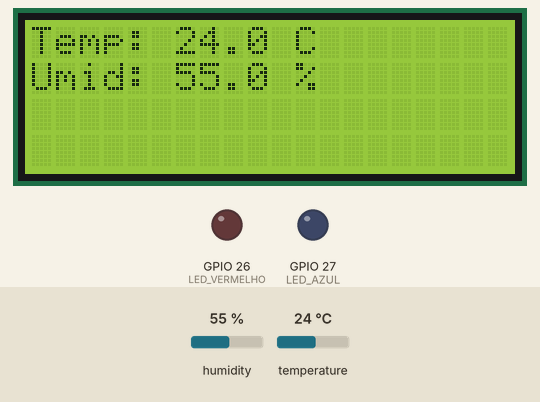
This sketch was run on a simulated ESP32. Shown: 20×4 character LCD, output pins drawn as LEDs (lit = HIGH). The inputs (shaded band) are chosen by the test bench; at power-on: humidity 55 %, temperature 24 °C. WiFi joins after 1.5 s; servers stay silent unless stated; random numbers use the default seed unless the sketch sets one; no MQTT or app messages arrive unless stated; what the sketch prints to the serial monitor is not drawn.

Above: at 4.7 s.
4.8 s: humidity set to 41 %
At 6.0 s:
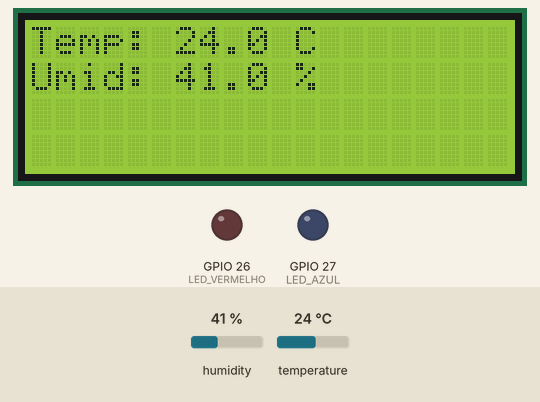
7.5 s: humidity set to 38 %
At 8.7 s:
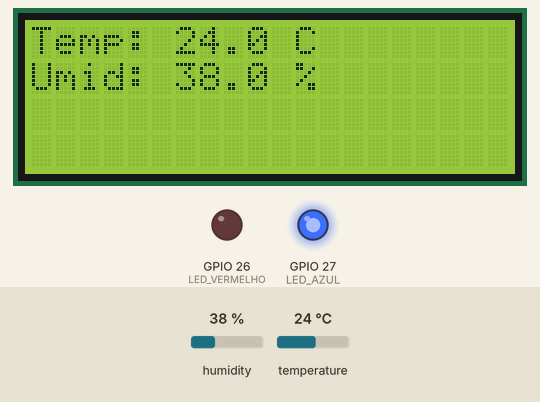
10.2 s: temperature set to 29.5 °C
At 12.8 s:
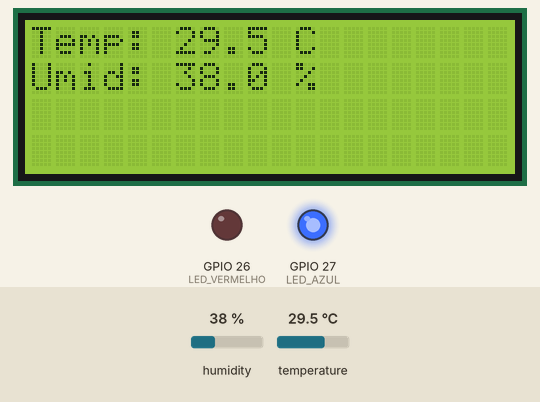
13.1 s: temperature set to 30.4 °C
At 14.6 s:
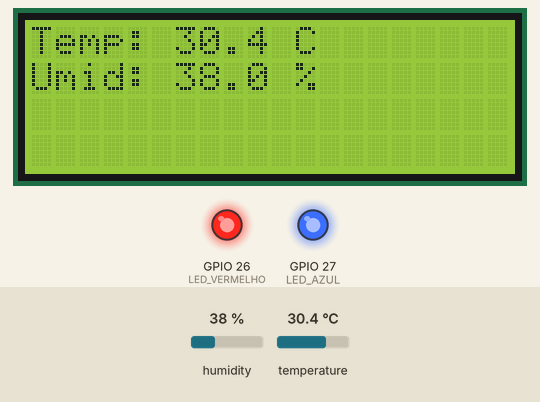
15.8 s: humidity set to 40 %
At 19.0 s:
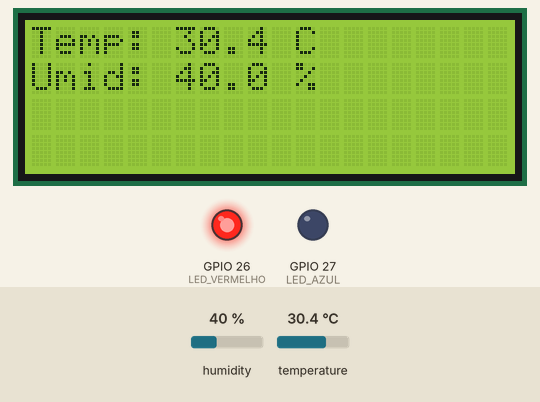
Timing chart, 0 to 20.1 s (numbered marks = the images above; inputs shaded):
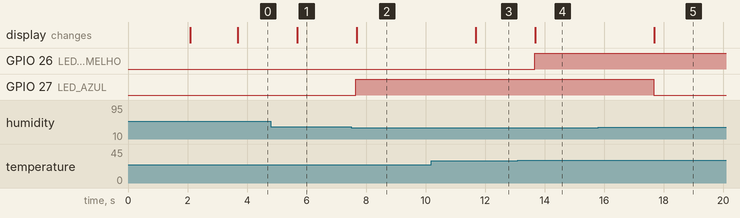

Measured:
- the behaviour switches between 40 and 39 % on humidity (found by bisection; images 1 and 2)
- the behaviour switches between 30 and 30.1 °C on temperature (found by bisection; images 3 and 4)
- after the input at 4.8 s, the display: changes after 0.89 s (image 1)
- after the input at 7.5 s, GPIO 27 (LED_AZUL): LOW → HIGH after 0.16 s; the display: changes after 0.19 s (image 2)
- after the input at 10.2 s, the display: changes after 1.5 s (image 3)
- after the input at 13.1 s, GPIO 26 (LED_VERMELHO): LOW → HIGH after 0.57 s; the display: changes after 0.59 s (image 4)
- after the input at 15.8 s, GPIO 27 (LED_AZUL): HIGH → LOW after 1.9 s; the display: changes after 1.9 s (image 5)

The sketch:

sketch.ino
```cpp
#include <WiFi.h>
#include <PubSubClient.h>
#include "DHTesp.h"
#include <Wire.h>
#include <LiquidCrystal_I2C.h>

// Pino do DHT22
const int DHT_PIN = 9;
DHTesp dhtSensor;

// Wi-Fi
const char* ssid     = "Wokwi-GUEST";
const char* password = "";

// MQTT
const char* mqtt_server = "broker.hivemq.com";
WiFiClient espClient;
PubSubClient client(espClient);

// LEDs de alerta
#define LED_VERMELHO 26
#define LED_AZUL      27

// LCD I2C (endereço 0x27, 20 colunas × 4 linhas)
LiquidCrystal_I2C lcd(0x27, 20, 4);

unsigned long lastMsg = 0;
const long intervalo  = 2000; // 2 segundos

void setup_wifi() {
  delay(10);
  Serial.println();
  Serial.print("Conectando em ");
  Serial.println(ssid);

  WiFi.mode(WIFI_STA);
  WiFi.begin(ssid, password);
  while (WiFi.status() != WL_CONNECTED) {
    delay(500);
    Serial.print(".");
  }
  randomSeed(micros());
  Serial.println();
  Serial.println("Wi-Fi conectado");
  Serial.print("Endereço IP: ");
  Serial.println(WiFi.localIP());
}

void callback(char* topic, byte* payload, unsigned int length) {
  // Apenas imprime a mensagem recebida (não altera LEDs neste exemplo)
  Serial.print("Mensagem recebida [");
  Serial.print(topic);
  Serial.print("]: ");
  for (unsigned int i = 0; i < length; i++) {
    Serial.print((char) payload[i]);
  }
  Serial.println();
}

void reconnect() {
  // Loop até conectar ao broker MQTT
  while (!client.connected()) {
    Serial.print("Tentando conexão MQTT...");
    String clientId = "ESP32Client-";
    clientId += String(random(0xffff), HEX);
    if (client.connect(clientId.c_str())) {
      Serial.println("conectado");
      // Se necessário, inscrever em tópicos aqui:
      // client.subscribe("climario/led/controle");
    } else {
      Serial.print("falha, código=");
      Serial.print(client.state());
      Serial.println(" tentando novamente em 5s");
      delay(5000);
    }
  }
}

void setup() {
  Serial.begin(115200);

  // Inicializa o DHT22
  dhtSensor.setup(DHT_PIN, DHTesp::DHT22);

  // Configura pinos dos LEDs
  pinMode(LED_VERMELHO, OUTPUT);
  pinMode(LED_AZUL, OUTPUT);
  digitalWrite(LED_VERMELHO, LOW);
  digitalWrite(LED_AZUL, LOW);

  // Inicializa o LCD I2C
  lcd.init();
  lcd.backlight();
  lcd.clear();
  lcd.setCursor(0, 0);
  lcd.print("Iniciando sistema");
  delay(2000);
  lcd.clear();

  // Conecta à rede Wi-Fi
  setup_wifi();

  // Configura MQTT
  client.setServer(mqtt_server, 1883);
  client.setCallback(callback);
}

void loop() {
  if (!client.connected()) {
    reconnect();
  }
  client.loop();

  unsigned long now = millis();
  if (now - lastMsg > intervalo) {
    lastMsg = now;

    // 1) Leitura do DHT22
    TempAndHumidity data = dhtSensor.getTempAndHumidity();
    float temperatura     = data.temperature;
    float umidade         = data.humidity;

    // 2) Verifica o DHT22
    if (isnan(temperatura) || isnan(umidade)) {
      Serial.println("Inicializando DHT");
      lcd.clear();
      lcd.setCursor(0, 0);
      lcd.print("Inicializando DHT");
      return;
    }

    // 3) Aciona LEDs conforme temperatura e umidade
    digitalWrite(LED_VERMELHO, temperatura > 30.0 ? HIGH : LOW);
    digitalWrite(LED_AZUL,      umidade   < 40.0 ? HIGH : LOW);

    // 4) Publica temperatura no tópico MQTT
    String temp_str = String(temperatura, 1);
    client.publish("climario/temperature", temp_str.c_str());
    Serial.print("Temperatura: ");
    Serial.println(temp_str);

    // 5) Publica umidade no tópico MQTT
    String hum_str = String(umidade, 1);
    client.publish("climario/humidity", hum_str.c_str());
    Serial.print("Umidade: ");
    Serial.println(hum_str);

    // 6) Atualiza o LCD com temperatura e umidade
    lcd.clear();
    lcd.setCursor(0, 0);
    lcd.print("Temp: ");
    lcd.print(temperatura, 1);
    lcd.print(" C");

    lcd.setCursor(0, 1);
    lcd.print("Umid: ");
    lcd.print(umidade, 1);
    lcd.print(" %");
  }
}
```
